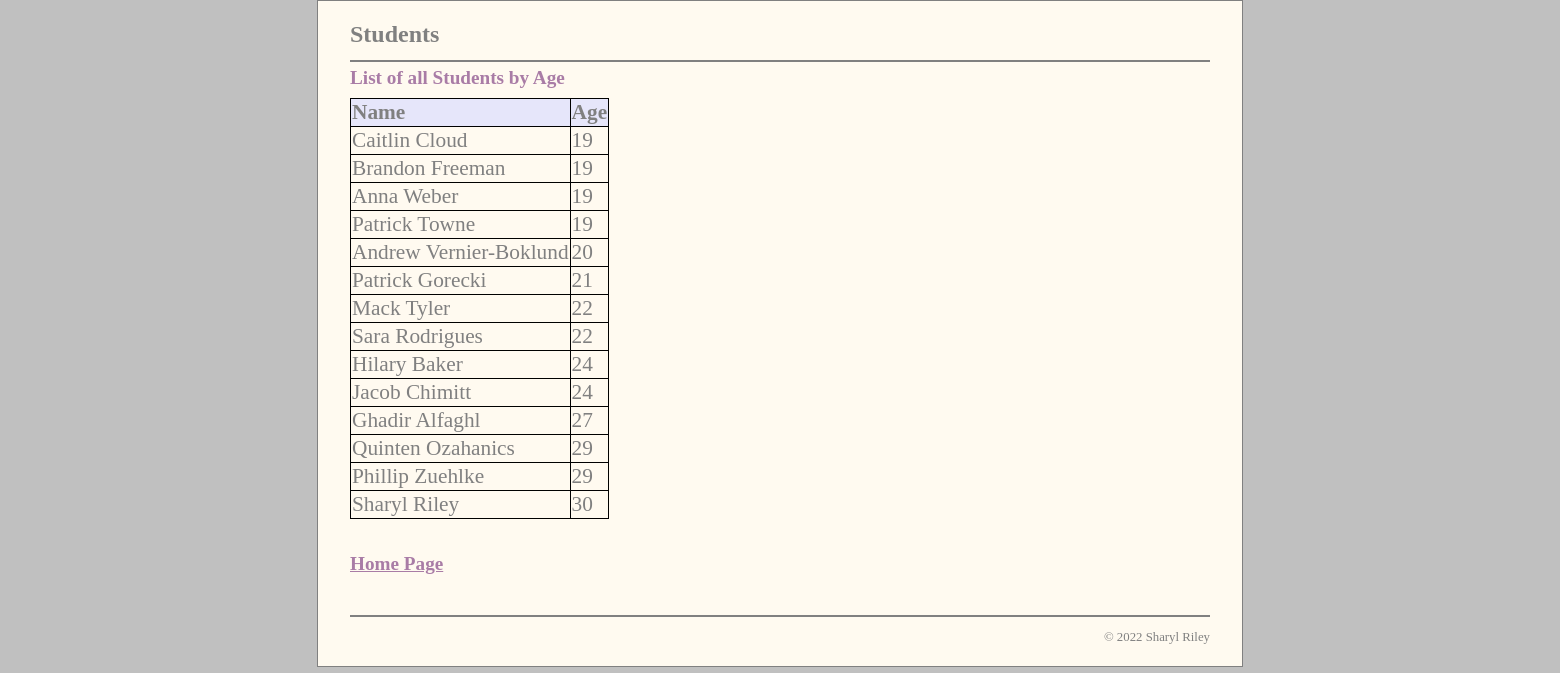
Page /age_form.php on the committed database.
### tables this page shows
CREATE TABLE Student (
  StudentID       INT(11)        NOT NULL   AUTO_INCREMENT,
  Name     VARCHAR(50)   NOT NULL,
  Hometown     VARCHAR(50)   NOT NULL,
  Age int(3) DEFAULT NULL,
  Major     VARCHAR(50)   DEFAULT NULL,
  Gender     VARCHAR(10)   NOT NULL,
  GPA DECIMAL(10,2)  NOT NULL,
  PRIMARY KEY (studentID)
);

### age_form.php (the view, shortened to what this page needs)
<?php
    require_once('database.php');
    $queryAllStudents = 'SELECT * FROM Student
              ORDER BY Age';
    $statement2 = $db->prepare($queryAllStudents);
    $statement2->execute();
    $studentList = $statement2->fetchAll();
?>
<!DOCTYPE html>
<html>
<head>
    <link rel="stylesheet" type="text/css" href="main.css">
</head>
<body>
    <header><h1>Students</h1></header>
    <main>
        <section>
            <h2>List of all Students by Age</h2>
            <table>
            <tr>
                    <th>Name</th>
                    <th>Age</th>
                </tr>
                <?php foreach ($studentList as $student) : ?>
                <tr>
                <td><?php echo $student['Name']; ?></td>
                    <td><?php echo $student['Age']; ?></td>
                </tr>
                <?php endforeach; ?>
            </table>
            <br>
            <p><a href="index.php">Home Page</a>
        </section>
    </main>
    <footer>
        <p>&copy; <?php echo date("Y"); ?> Sharyl Riley</p>
    </footer>
</body>
</html>

### main.css (style rules this page uses)
html { background-color: rgb(192, 192, 192); }
body { margin-top: 0; color: gray; font-family: Cambria, Cochin, Georgia, Times, 'Times New Roman', serif; width: 860px; margin: 0 auto; background-color: floralwhite; border: 1px solid gray; padding: .5em 2em; }
header { margin: 0; border-bottom: 2px solid gray; }
header h1 { margin: 0; padding: .5em 0; color: gray; }
main { margin: 0; }
section { float: left; width: 1600px; padding-bottom: 1.5em; }
h1 { font-size: 150%; margin: 0; padding: .5em 0 .25em; }
h2 { font-size: 120%; margin: 0; padding: .25em 0 .5em; }
h1, h2 { color: rgb(169, 124, 166); }
table { border: 1px solid black; border-collapse: collapse; color: gray; font-family: Cambria, Cochin, Georgia, Times, 'Times New Roman', serif; text-align: left; font-size: 16pt; margin-right: auto; }
th { border: 1px solid black; vertical-align: top; text-align: left; background-color: lavender; }
td { border: 1px solid black; vertical-align: top; text-align: left; background-color: floralwhite; }
a { color: rgb(169, 124, 166); font-size: 120%; font-weight: bold; font-family: Cambria, Cochin, Georgia, Times, 'Times New Roman', serif; }
footer { clear: both; margin-top: 1em; border-top: 2px solid gray; }
footer p { text-align: right; font-size: 80%; margin: 1em 0; }

### rows in the picture
student: Name "Caitlin Cloud", Age "19"
student: Name "Brandon Freeman", Age "19"
student: Name "Anna Weber", Age "19"
student: Name "Patrick Towne", Age "19"
student: Name "Andrew Vernier-Boklund", Age "20"
student: Name "Patrick Gorecki", Age "21"
student: Name "Mack Tyler", Age "22"
student: Name "Sara Rodrigues", Age "22"
student: Name "Hilary Baker", Age "24"
student: Name "Jacob Chimitt", Age "24"
student: Name "Ghadir Alfaghl", Age "27"
student: Name "Quinten Ozahanics", Age "29"
student: Name "Phillip Zuehlke", Age "29"
student: Name "Sharyl Riley", Age "30"
